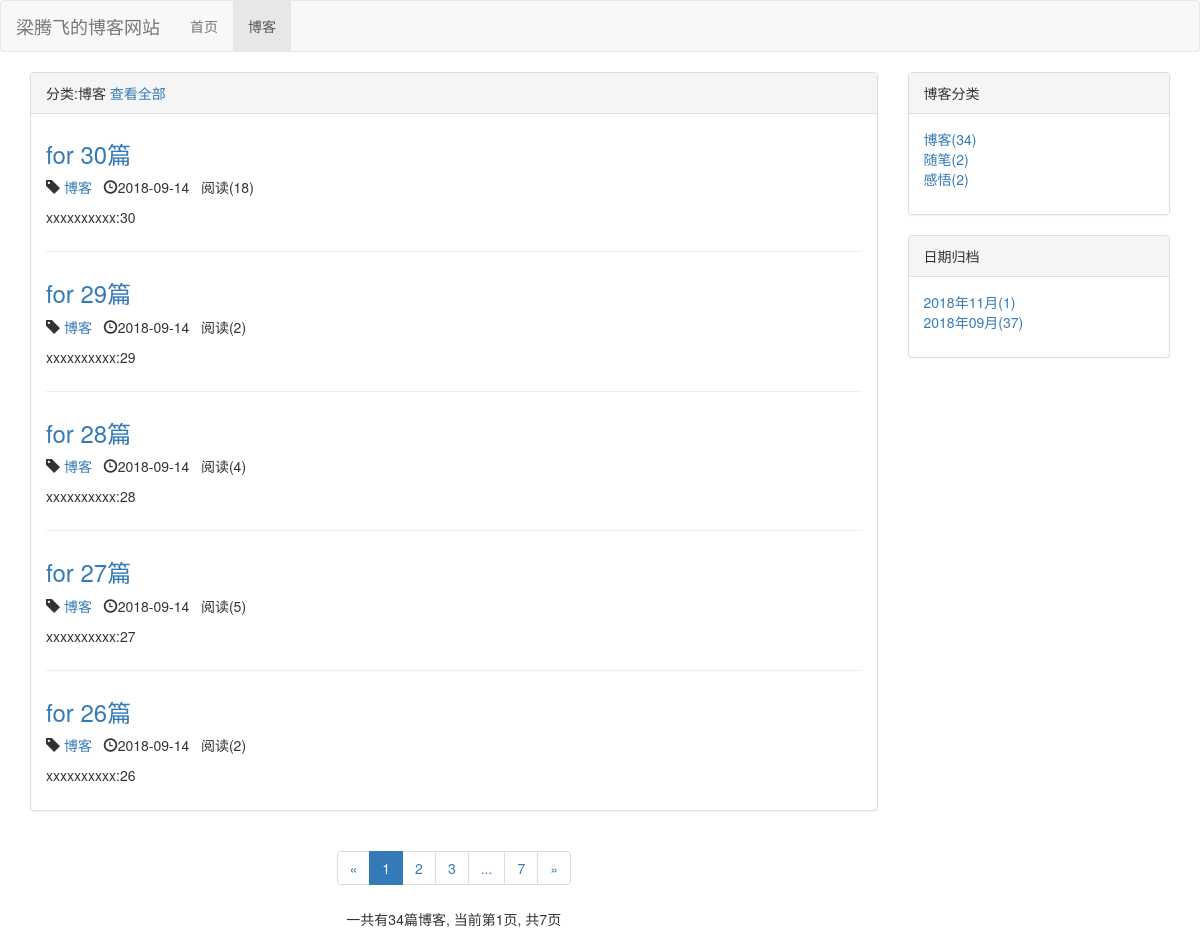
Screenshot of /blog/type1 with the database file from the repository.
### blog/models.py (models this page shows, shortened)
class BlogType(models.Model):
    type_name=models.CharField(max_length=15)
    def __str__(self):
        return self.type_name

class Blog(models.Model,ReadNumExpandMethod):
    title=models.CharField(max_length=50)
    blog_type=models.ForeignKey(BlogType,on_delete=models.DO_NOTHING)
    content=RichTextUploadingField()
    author=models.ForeignKey(User,on_delete=models.DO_NOTHING)
    read_details=GenericRelation(ReadDetail)
    created_time=models.DateTimeField(auto_now_add=True)
    last_updated_time=models.DateTimeField(auto_now=True)
    '''
    def get_read_num(self):
        try:
            return self.readnum.read_num
        except exceptions.ObjectDoesNotExist:
            return 0
    '''
    class Meta:
        ordering=['-created_time']

### read_statistics/models.py (models this page shows)
class ReadNum(models.Model):
    read_num = models.IntegerField(default=0)
    content_type=models.ForeignKey(ContentType,on_delete=models.DO_NOTHING)
    object_id=models.PositiveIntegerField()
    content_object=GenericForeignKey('content_type','object_id')

### blog/views.py (the view)
# urls.py: path('type<int:blog_type_pk>',views.blogs_with_type,name="blogs_with_type"),
def blogs_with_type(request,blog_type_pk):
    blog_type=get_object_or_404(BlogType,pk=blog_type_pk)
    blogs_all_list = Blog.objects.filter(blog_type=blog_type)
    context = get_blog_list_common_data(request,blogs_all_list)
    context['blog_type']=blog_type
    return render(request,'blog/blog_with_type.html', context)

### read_statistics/models.py (called while the page is built)
    def get_read_num(self):
        try:
            ct = ContentType.objects.get_for_model(self)
            readnum=ReadNum.objects.get(content_type=ct,object_id=self.pk)
            return readnum.read_num
        except exceptions.ObjectDoesNotExist:
            return 0
        pass

### blog/templates/blog/blog_with_type.html (shortened to what this page needs)
{% extends 'blog/blog_list.html' %}
{% block blog_list_title %}
    分类:{{ blog_type.type_name }}
    <a href="{% url 'blog_list' %}">查看全部</a>
{% endblock %}

### blog/templates/blog/blog_list.html (shortened to what this page needs)
{% extends 'base.html' %}
{% load staticfiles %}
{% block header_extends %}
    <link rel="stylesheet" href="{% static 'blog.css' %}">
{% endblock %}
{% block nav_blog_active %}active{% endblock %}
{% block content %}
    <div class="container">
        <div class="row">
            <div class="col-xs-12 col-sm-9 col-md-9 col-lg-9">
                <div class="panel panel-default">
                    <div class="panel-heading">{% block blog_list_title %}{% endblock %}</div>
                    <div class="panel-body">
                        {% for blog in blogs %}
                            <div class="blog">
                                <h3><a href="{% url 'blog_detail' blog.pk %}">{{ blog.title }}</a></h3>
                                <p class="blog-info">
                                    <span class="glyphicon glyphicon-tag"></span>
                                        <a href="{% url 'blogs_with_type' blog.blog_type.pk %}" >
                                            {{ blog.blog_type }}</a>&nbsp;&nbsp;
                                    <span class="glyphicon glyphicon-time"></span>{{ blog.created_time |date:"Y-m-d"  }}&nbsp;&nbsp;
                                    阅读({{ blog.get_read_num }})
                                </p>
                                <p>{{ blog.content |striptags|truncatechars:30 }}</p>
                            </div>
                        {% empty %}
                            <div class="blog">
                                <h3>----暂无博客，敬请期待----</h3>
                            </div>
                        {% endfor %}
                    </div>
                </div>
                <div class="paginator">
                    <ul class="pagination">
                        <li>
                            {% if page_of_blogs.has_previous %}
                                <a href="?page={{ page_of_blogs.previous_page_number }}" aria-label="Previous">
                                    <span aria-hidden="true">&laquo;</span> </a>
                            {% else %}
                                <span aria-hidden="true">&laquo;</span>
                            {% endif %}
                        </li>
                       {% for page_num in page_range %}
                           {% if page_num == page_of_blogs.number %}
                               <li class="active"><span>{{ page_num }}</span></li>
                           {% else %}
                               {% if page_num == '...' %}
                                   <li><span>{{ page_num }}</span></li>
                               {% else %}
                               <li><a href="?page={{ page_num }}">{{ page_num }}</a></li>
                               {% endif %}
                           {% endif %}
                       {% endfor %}
                        <li>
                            {% if page_of_blogs.has_next %}
                                <a href="?page={{ page_of_blogs.next_page_number }}" aria-label="Next">
                                    <span aria-hidden="true">&raquo;</span> </a>
                            {% else %}
                                <span aria-hidden="true">&raquo;</span>
                            {% endif %}
                        </li>
                    </ul>
                    <p>
                        一共有{{ page_of_blogs.paginator.count }}篇博客,
                        当前第{{ page_of_blogs.number }}页,
                        共{{ page_of_blogs.paginator.num_pages }}页
                    </p>
                </div>
            </div>
            <div class="hidden-xs col-sm-4 col-md-3 col-lg-3">
                <div class="panel panel-default">
                    <div class="panel-heading">博客分类</div>
                    <div class="panel-body">
                        <ul class="blog-types">
                        {%  for blog_type in blog_types %}
                            <li>
                                <a href="{% url 'blogs_with_type' blog_type.pk %}" >
                                {{ blog_type.type_name }}({{ blog_type.blog_count }})</a>
                            </li>
                        {% empty %}
                            <li>暂无分类</li>
                        {%  endfor %}
                        </ul>
                    </div>
                </div>
                <div class="panel panel-default">
                    <div class="panel-heading">日期归档</div>
                    <div class="panel-body">
                        <ul>
                            {% for blog_date,blog_count in blog_dates.items %}
                                <li style="list-style-type: none">
                                    <a href="{%  url 'blogs_with_date' blog_date.year blog_date.month  %}">
                                        {{ blog_date|date:"Y年m月" }}({{ blog_count }})
                                    </a>
                                </li>
                            {% endfor %}
                        </ul>
                    </div>
                </div>
            </div>
        </div>
    </div>
{% endblock %}

### static/base.css (style rules this page uses)
* { margin: 0; padding: 0; }
body { margin: 0; padding: 0; }
ul { list-style-type: none; }

### static/blog.css (style rules this page uses)
ul.blog-types { list-style-type: none; }
div.blog:not(:last-child) { margin-bottom: 2em; padding-bottom: 1em; border-bottom:1px solid #eee ; }
div.blog h3 { margin-top: 0.5em; }
div.blog { margin-bottom: 0; }
div.paginator { text-align: center; }

### rows the page displays
BlogType: type_name "博客", blog_count "34"
Blog: title "for 30篇", blog_type "博客", created_time "2018-09-14", get_read_num "18", content "xxxxxxxxxx:30"
Blog: title "for 29篇", blog_type "博客", created_time "2018-09-14", get_read_num "2", content "xxxxxxxxxx:29"
Blog: title "for 28篇", blog_type "博客", created_time "2018-09-14", get_read_num "4", content "xxxxxxxxxx:28"
Blog: title "for 27篇", blog_type "博客", created_time "2018-09-14", get_read_num "5", content "xxxxxxxxxx:27"
Blog: title "for 26篇", blog_type "博客", created_time "2018-09-14", get_read_num "2", content "xxxxxxxxxx:26"
BlogType: type_name "随笔", blog_count "2"
BlogType: type_name "感悟", blog_count "2"

### other values shown
{{ page_num }} "1"
{{ page_num }} "2" "3" "7"
{{ page_num }} "..."
{{ page_of_blogs.paginator.count }} "34"
{{ page_of_blogs.number }} "1"
{{ page_of_blogs.paginator.num_pages }} "7"
{{ blog_date|date:"Y年m月" }} "2018年11月" "2018年09月"
{{ blog_count }} "1" "37"
